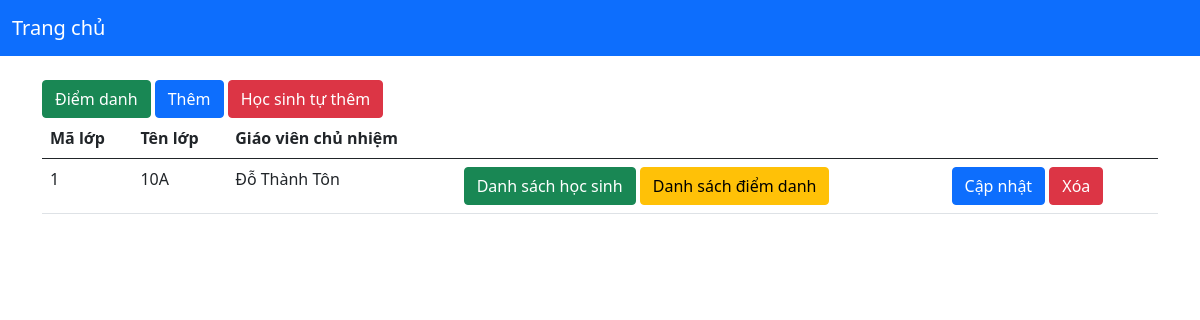
The app's page /, older data.
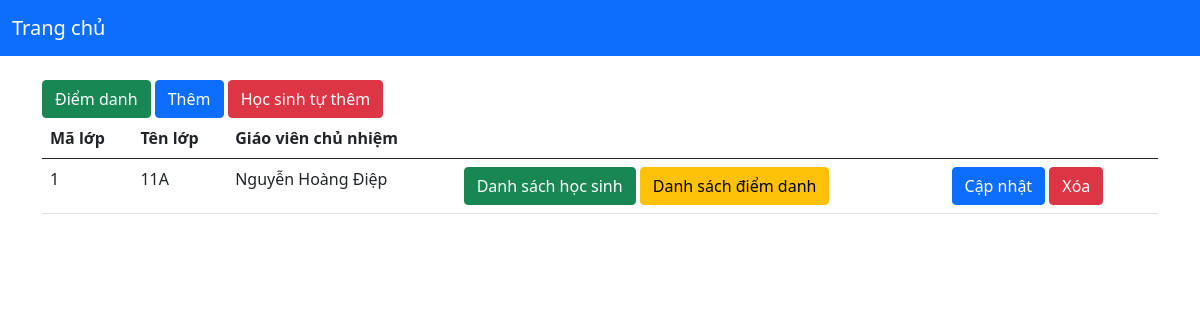
The same page, newer data.
### tables this page shows
CREATE TABLE Lop(
        Id integer primary key autoincrement,
        TenLop text,
        GVCN text
    );

### app.py (the view)
@app.route('/', methods=['GET'])
def index():
    lops = LopDal.get()
    return render_template('lop/index.html', lops=lops)

### dal/LopDal.py (called while the page is built)
def get():
    lops = []
    try:
        conn = sqlite3.connect(config.DATABASE)
        cur = conn.cursor()
        cur.execute("select Lop.Id,TenLop,GVCN from Lop")
        rows = cur.fetchall()
        for row in rows:
            lop = Lop(row[0],row[1],row[2])
            lops.append(lop)
        conn.close()
        return lops
    except Exception as e:
        print('err ', e)
        return lops

### templates/lop/index.html (shortened to what this page needs)
<!DOCTYPE html>
<html lang="en">
<head>
    <link href="https://cdn.jsdelivr.net/npm/bootstrap@5.0.2/dist/css/bootstrap.min.css" rel="stylesheet"
>
</head>
<body>
<nav class="navbar navbar-dark bg-primary navbar-expand-lg">
    <div class="container-fluid">
        <a class="navbar-brand" href="/">Trang chủ</a>
    </div>
</nav>
<br>
<div class="container">
    <a class="btn btn-success" href="/diem-danh/hinhanh">Điểm danh</a>
    <a class="btn btn-primary" href="/lop/add">Thêm</a>
    <a class="btn btn-danger" href="/hoc-sinh/add-auto">Học sinh tự thêm</a>
    <table class="table">
        <thead>
        <tr>
            <th scope="col">Mã lớp</th>
            <th scope="col">Tên lớp</th>
            <th scope="col">Giáo viên chủ nhiệm</th>
            <th scope="col"></th>
            <th scope="col"></th>
        </tr>
        </thead>
        <tbody>
        {% for lop in lops %}
        <tr>
            <td>{{lop.Id}}</td>
            <td>{{lop.TenLop}}</td>
            <td>{{lop.GVCN}}</td>
            <td>
                <a href="/hoc-sinh/get/{{lop.Id}}" class="btn btn-success">Danh sách học sinh</a>
                <a href="/diem-danh/get/{{lop.Id}}" class="btn btn-warning">Danh sách điểm danh</a>
            </td>
            <td>
                <a href="/lop/edit/{{lop.Id}}" class="btn btn-primary">Cập nhật</a>
                <a href="/lop/delete/{{lop.Id}}" class="btn btn-danger">Xóa</a>
            </td>
        </tr>
        {% endfor %}
        </tbody>
    </table>
</div>
</body>
</html>

Row changes from the older to the newer data that the page shows:
changed Lop id 1: TenLop "10A" → "11A"; GVCN "Đỗ Thành Tôn" → "Nguyễn Hoàng Điệp"
